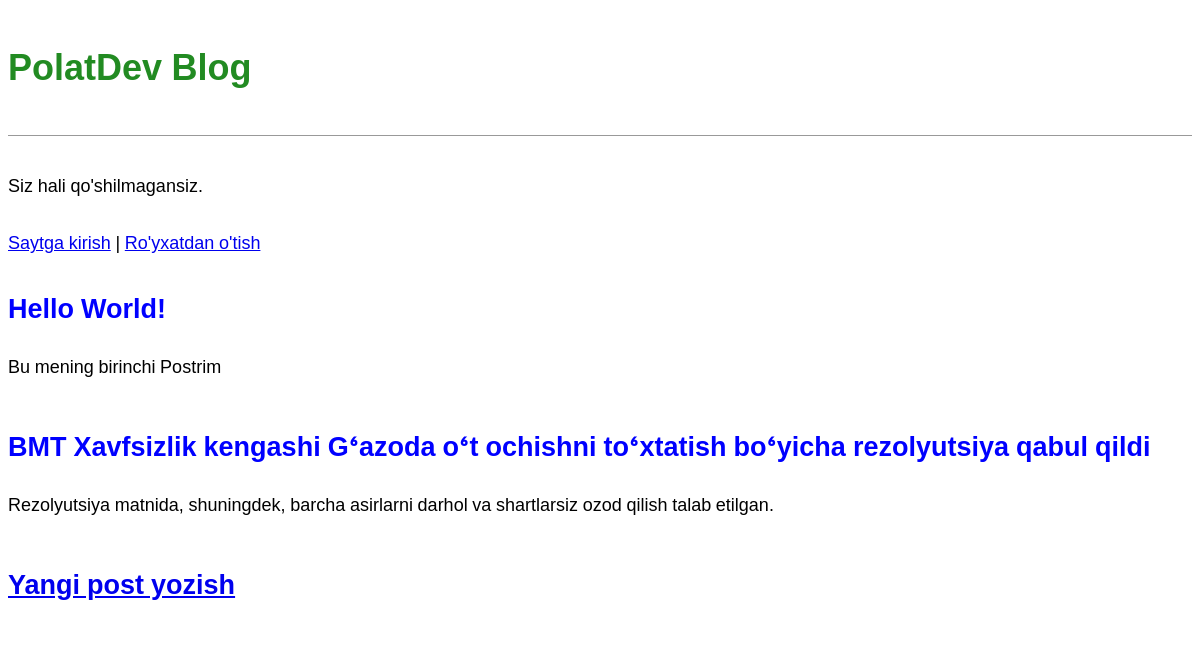
The page / on the database its author committed.
### blog/models.py (models this page shows, shortened)
class Post(models.Model):
    title = models.CharField(max_length=200)
    author = models.ForeignKey(
        'auth.User',
        on_delete=models.CASCADE
    )
    body = models.TextField()

### blog/views.py (the view)
# urls.py: path('', BlogListView.as_view(), name='home'),
class BlogListView(ListView):
    model = Post
    template_name = 'home.html'

### templates/home.html
{% extends 'base.html' %}
{% block content %}
    {% for post in object_list %}
        <div class="post-entry">
            <h2><a href="{% url 'post_detail' post.pk %}">{{ post.title }}</a></h2>
            <p>{{ post.body | slice:":100" }}</p>
        </div>
    {% endfor %}
{% endblock content %}

### templates/base.html (shortened to what this page needs)
{% load static %}
<!DOCTYPE html>
<html lang="en">
<head>
    <link rel="stylesheet" href="{% static 'css/base.css' %}">
</head>
<body>
<header>
    <h1><a href="{% url 'home' %}">PolatDev Blog</a></h1>
</header>
{% if user.is_authenticated %}
    <p>Xush kelibsiz, {{ user.username }}!</p>
    <form method="post" action="{% url 'logout' %}">
    {% csrf_token %}
    <button type="submit">Logout</button>
</form>
{% else %}
    <p>Siz hali qo'shilmagansiz.</p>
    <p>
        <a href="{% url 'login' %}">Saytga kirish</a> |
        <a href="{% url 'signup' %}">Ro'yxatdan o'tish</a>
    </p>
{% endif %}
<div>
    {% block content %}
    {% endblock content %}
</div>
<footer>
    <h2><a href="{% url 'post_new' %}">Yangi post yozish</a></h2>
</footer>
</body>
</html>

### static/css/base.css (style rules this page uses)
header { border-bottom: 1px solid #999; margin-bottom: 2rem; display: flex; }
body { font-family: "Noto Sans Myanmar", sans-serif; font-size: 18px; }
header h1 a { color: ForestGreen; text-decoration: none; }
.post-entry { margin-bottom: 2rem; }
.post-entry h2 { margin: 0.5rem 0; }
.post-entry h2 a, .post-entry h2 a:visited { color: blue; text-decoration: none; }
.post-entry p { margin: 0; font-weight: 400; }

### rows shown on the page
Post: title "Hello World!", body "Bu mening birinchi Postrim"
Post: title "BMT Xavfsizlik kengashi G‘azoda o‘t ochishni to‘xtatish bo‘yicha rezolyutsiya qabul qildi", body "Rezolyutsiya matnida, shuningdek, barcha asirlarni darhol va shartlarsiz ozod qilish talab etilgan."
